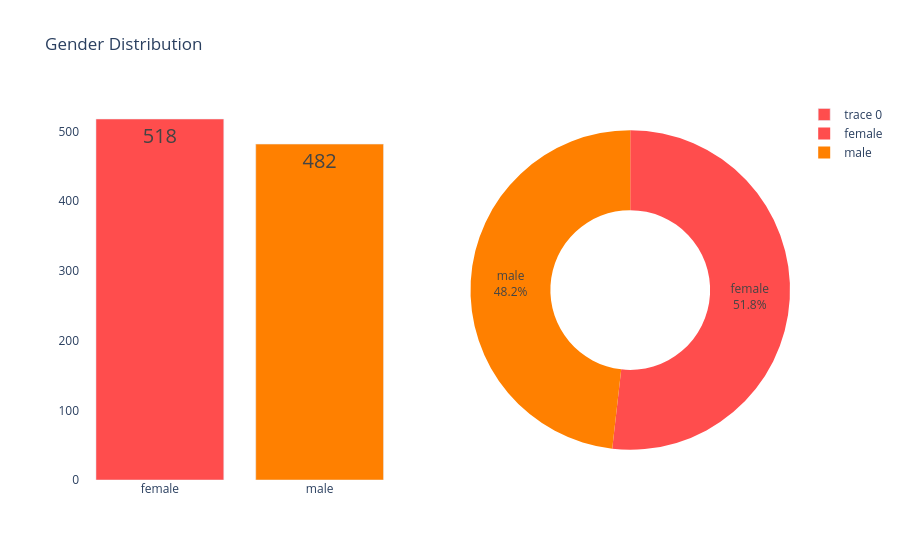

Notebook source saved alongside this figure:
### Markdown cell above
##### Univariate Analysis

### Code cell


### Figure 1 — Plotly figure (JSON) as saved in the notebook; plotly's stock layout.template omitted (floating-point values rounded to 4 significant figures)
{"data": [{"marker": {"color": ["#ff4d4d", "#ff8000"]}, "text": [518, 482], "textfont": {"size": 20}, "textposition": "auto", "type": "bar", "x": ["female", "male"], "xaxis": "x", "y": [518, 482], "yaxis": "y"}, {"domain": {"x": [0.55, 1], "y": [0, 1]}, "hole": 0.5, "hoverinfo": "label+value+percent", "labels": ["female", "male"], "marker": {"colors": ["#ff4d4d", "#ff8000"]}, "textinfo": "label+percent", "type": "pie", "values": [518, 482]}], "layout": {"plot_bgcolor": "rgba(0,0,0,0)", "title": {"text": "Gender Distribution"}, "xaxis": {"anchor": "y", "domain": [0, 0.45]}, "yaxis": {"anchor": "x", "domain": [0, 1]}}}
